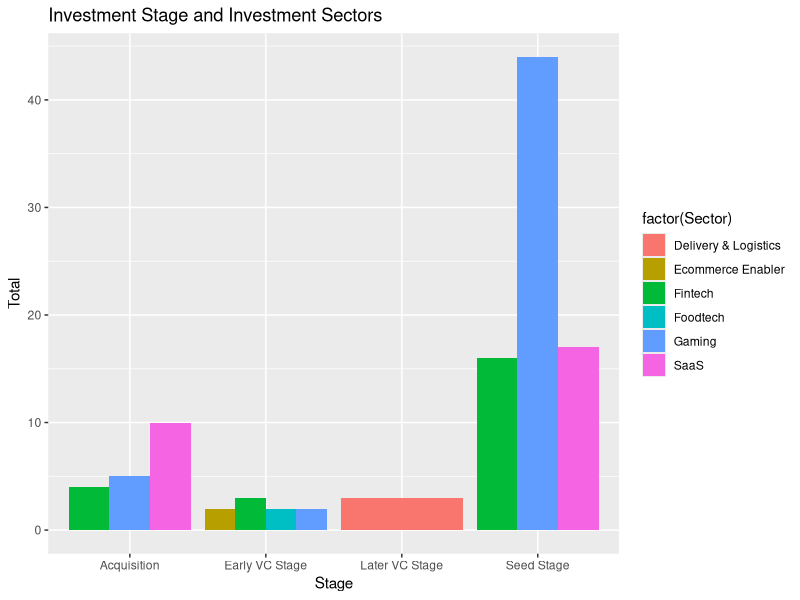
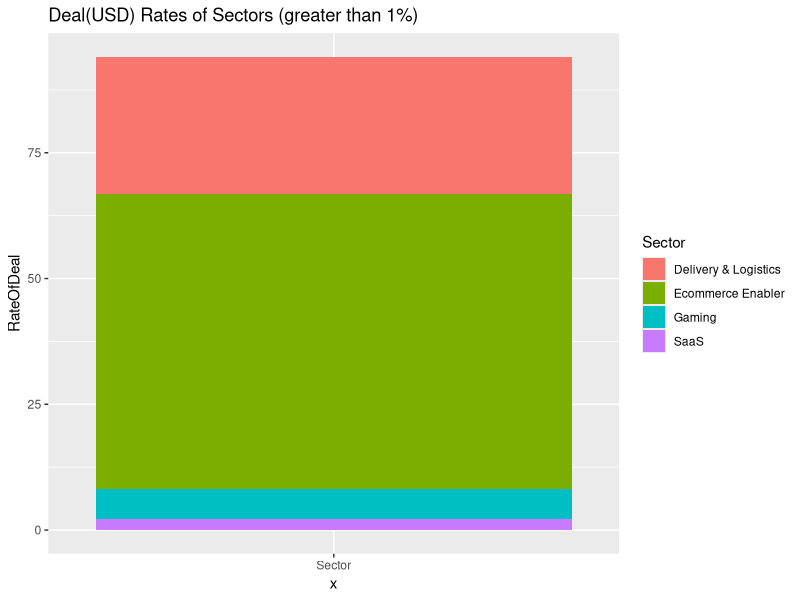
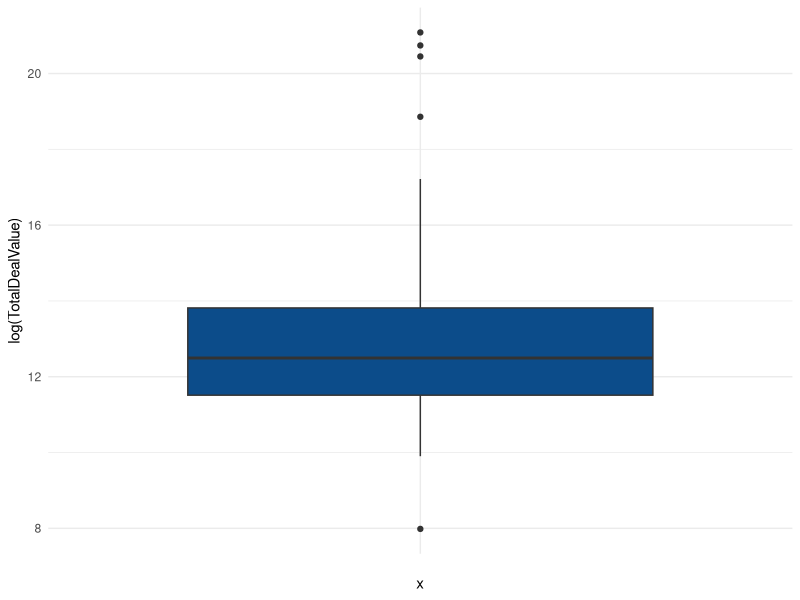
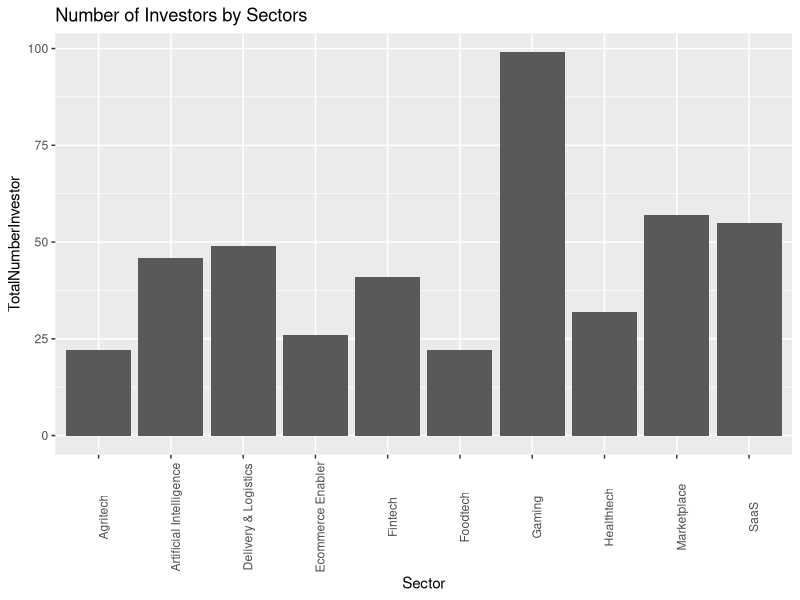
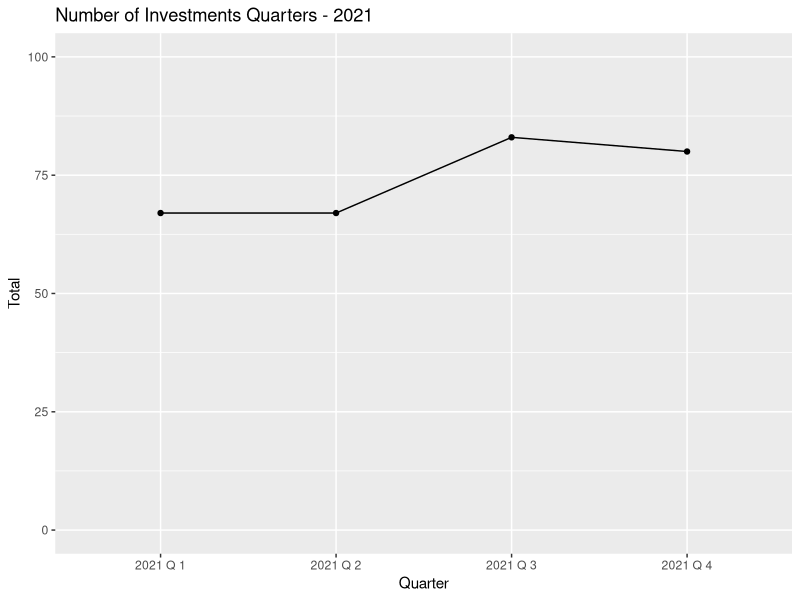
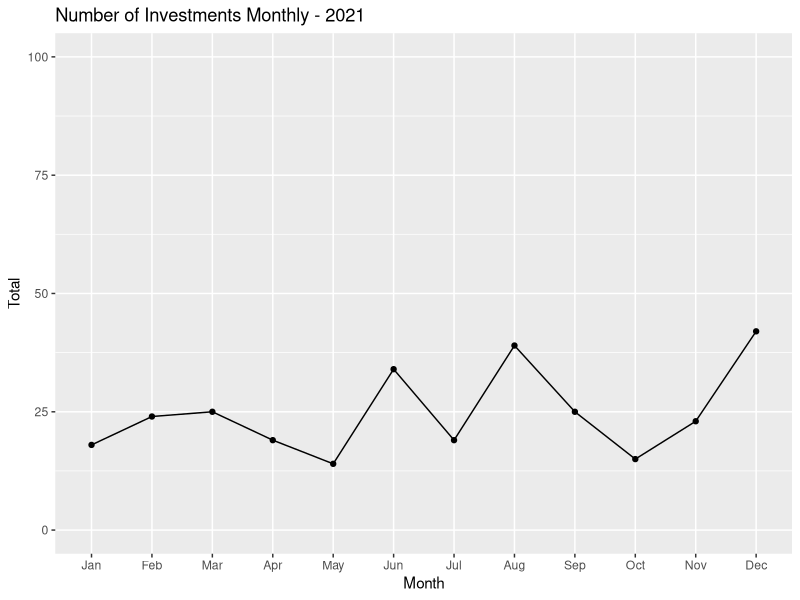

Source code (R) for these figures, in order:
## ---- chunk 1
knitr::opts_chunk$set(warning = FALSE)
Sys.setlocale(locale = "en_US.UTF-8")
options(dplyr.summarise.inform = FALSE)
## ---- chunk 2
library(readxl)
library(lubridate)
library(dplyr)
library(tidyverse)
library(ggplot2)
## ---- chunk 3
data = read_excel("data//startup_deals_2021.xlsx")
## ---- chunk 4

data <- data %>% 
  rename(Stage = 'Investment Stage',
         Company = 'Target Company',
         DealValue = 'Deal Value (USD)',
         Financial = 'Financial Investor',
         Date = 'Announcement Date',
         Origin ="Investor's Origin",
         Stake = "Stake (%)"
  )
colnames(data)
## ---- chunk 5
options(scipen=999)
data$DealValue <- suppressWarnings(as.numeric(data$DealValue))

data$Date <- my(data$Date)


data <- data %>% 
  mutate(Stake = str_replace_all(Stake, "%", ""))
data$Stake <- suppressWarnings(as.numeric(data$Stake))
sapply(data, class)

## ---- chunk 6
data_incons <- data %>%
  filter(Sector %in% c('Diğital Comparison',
'Artificial intelligence',
'Cybersec urity',
'Telecpm',
'Artificial Intelligence',
'B lockchain'
))
unique(data_incons$Sector)
## ---- chunk 7
data$Sector[data$Sector == 'Artificial intelligence'] <- 'Artificial Intelligence'
data$Sector[data$Sector == 'Telecpm'] <- 'Telecom'
data$Sector[data$Sector == 'B lockchain'] <- 'Blockchain'
data$Sector[data$Sector == 'Diğital '] <- 'Dijital'
data$Sector[data$Sector == 'Cybersec urity '] <- 'Cybersecurity'
data$Sector[data$Sector == 'Ecommerce enabler'] <- 'Ecommerce Enabler'
data$sector[data$Sector == 'I mage process'] <- 'Image process'
## ---- chunk 8
knitr::kable(head(data))

## ---- chunk 9
sector_stage <- data %>%
  group_by(Stage,Sector) %>%
  summarise(Total = n()) %>% 
  arrange(desc(Total)) %>%
  slice_max(Total,n=3)
knitr::kable(sector_stage)

## ---- chunk 10
ggplot(data=sector_stage, aes(x=Stage, y=Total, fill=factor(Sector))) +
  geom_bar(position="dodge",stat="identity") + 
  ggtitle("Investment Stage and Investment Sectors")

## ---- chunk 11

df1 <-  data %>%
  mutate(TotalDeal = sum(DealValue,na.rm = TRUE))

 
df2 <- df1 %>%
  group_by(Sector) %>%
  summarise(RateOfDeal=(sum(DealValue,na.rm = TRUE)/TotalDeal)*100) %>%
  arrange(desc(RateOfDeal)) 
  

knitr::kable(head(unique(df2)))
## ---- chunk 12
df3 <- df2 %>% filter(RateOfDeal>1)
df3 <- unique(df3)
ggplot(df3, aes(x="Sector", y=RateOfDeal, fill=Sector))+
geom_bar(width = 1, stat = "identity") +
  ggtitle("Deal(USD) Rates of Sectors (greater than 1%)")
## ---- chunk 13
df <-  data %>%
  group_by(Company,Sector) %>%
  summarise(Total=n(),TotalDealValue=sum(DealValue))  %>%
  arrange(desc(TotalDealValue))

ggplot(df) +
  aes(x = "", y = log(TotalDealValue)) +
  geom_boxplot(fill = "#0c4c8a") +
  theme_minimal()

## ---- chunk 14

lower_bound <- quantile(df$TotalDealValue, 0.01,na.rm = TRUE)
upper_bound <- quantile(df$TotalDealValue, 0.99,na.rm = TRUE)

upper_outlier_ind <- which(df$TotalDealValue > upper_bound)


knitr::kable(df[upper_outlier_ind, ],caption = "Companies Making Difference")

## ---- chunk 15
data_investor <- mutate(data,
       investor_number = sapply(strsplit(as.character(data$Investor), ","), length))

investor_gg <- data_investor %>%
  group_by(Sector) %>%
  summarise(TotalNumberInvestor=sum(investor_number))  %>%
  arrange(desc(TotalNumberInvestor)) %>%
  slice_max(TotalNumberInvestor,n=10)

ggplot(data=investor_gg, aes(x=Sector, y=TotalNumberInvestor)) +
  geom_bar(position="dodge",stat="identity") + 
  ggtitle("Number of Investors by Sectors") +
  theme(axis.text.x = element_text(angle = 90))

## ---- chunk 16

data_inv_origin <- mutate(data,
       origin_number = sapply(strsplit(as.character(data$Origin), ","), length)) 

inv_or_sec <- data_inv_origin %>%
  group_by(Sector) %>%
  summarise(MaxOriginNumber = max(origin_number),MeanOriginNumber = mean(origin_number)) %>%
  filter(MaxOriginNumber>1) %>%
  arrange(desc(MaxOriginNumber)) %>%
  top_n(5)

 
knitr::kable(inv_or_sec)
## ---- chunk 17

df1 <- data %>%
  group_by(Sector) %>%
  summarise(
    Total = n(),
    Financial = sum(Financial == "Yes")
  ) %>%
  mutate(FinancialInvestorPercentage =(Financial/Total)*100 ) %>%
  filter(Total>1) %>%
  arrange(desc(Financial),desc(FinancialInvestorPercentage))

knitr::kable(head(df1,10))
## ---- chunk 18
df <-  data %>%
  mutate(Month = month(data$Date, label=TRUE)) %>%
  mutate(Quarter = paste("2021 Q", quarter(data$Date)))  %>%
  group_by(Quarter) %>%
  summarise(Total=n())%>%
  arrange(Quarter) 

ggplot(data=df, aes(x=Quarter, y=Total, group=1)) +
  geom_line()+
  geom_point() +
  ylim(0,100) +
  ggtitle("Number of Investments Quarters - 2021")


## ---- chunk 19
df1 <-  data %>%
  mutate(Month = month(data$Date, label=TRUE)) %>%
  group_by(Month) %>%
  summarise(Total=n())%>%
  arrange(Month) 

ggplot(data=df1, aes(x=Month, y=Total, group=1)) +
  geom_line()+
  geom_point() +
  ylim(0,100) +
  ggtitle("Number of Investments Monthly - 2021")
